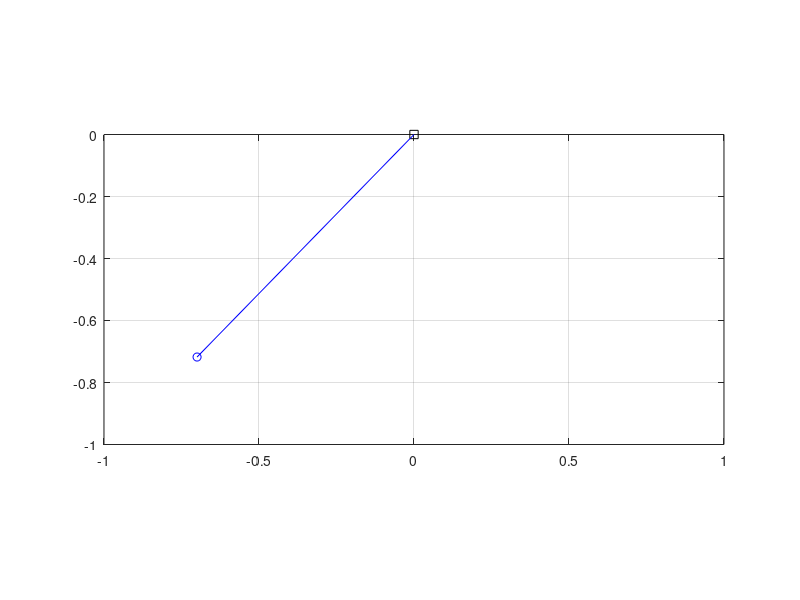

Recreate this plot in MATLAB.
%%% Simulation of pendulum in 2D
%% Coordinates (t, y, z)

%% Constants
m = 2;     % kg: mass of object
g = 9.81;  % N/kg: gravitational acceleration
ln = 1;    % m: natural length
k = 5000;  % N/m: spring constant

%% Initial conditions
t = 0;                               % s: initial time
angle = pi/3;                        % rad: angle from vertical
r = ln * [sin(angle), -cos(angle)];  % m: initial position of object
v = [0, 0];                          % m/s: initial velocity of object

%% Boundary conditions
G = -m * g * [0, 1]; % N: gravity supply on object

%% Parameters for time loop
t1 = 10;      % s: final time
dt = 0.0001;  % s: time step %@

%% Plotting
dtplot = t1/360;  % time interval between plots
tplot = dtplot;   % time for next plot
figure
plot(0, 0, 'sk')
xlim([-ln, ln]); ylim([-ln, 0])
hold on; grid on; axis equal
plot([0, r(1)], [0, r(2)], '-b')
plot(r(1), r(2), 'ob')
xlabel('{\it y}/m'); ylabel('{\it z}/m') %@

%% State: ra, rb, va, vb
%% Numerical time integration
while t < t1
  %% constitutive relations
  P = m * v;
  l = norm(r); % calculation of present length
  F = -k * (l - ln) * r / l;

  %% balances
  t = t + dt;
  P = P + (F + G) * dt;
  r = r + v * dt;

  %% constitutive relations
  v = P / m; %@

  %% plot
  if t > tplot
    hold off
    plot(0, 0, 'sk')
    xlim([-ln, ln]); ylim([-ln, 0])
    hold on; grid on; axis equal
    plot([0, r(1)], [0, r(2)], '-b')
    plot(r(1), r(2), 'ob')
    pause(0)
    tplot = tplot + dtplot;
  end %@
end
